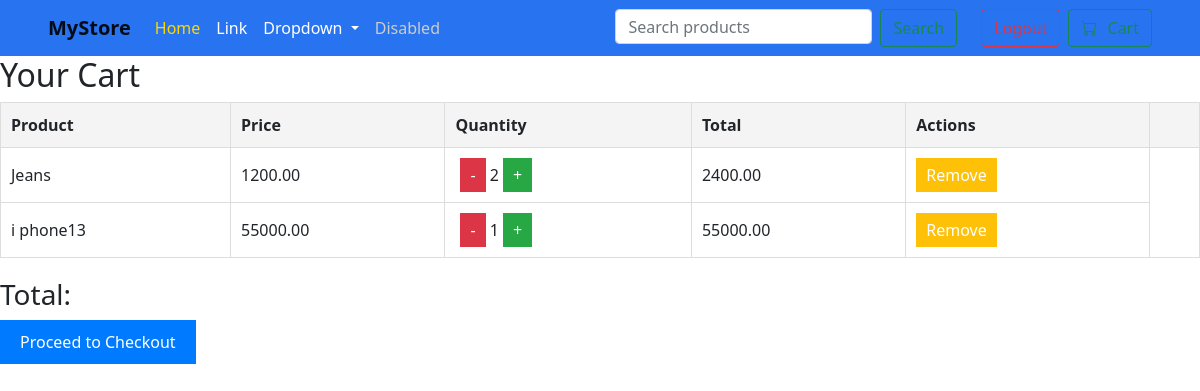
Screenshot of /cart/ (signed in) with the database file from the repository.
### Flipkart/models.py (models this page shows, shortened)
class CartItem(models.Model):
    cart = models.ForeignKey(Cart, related_name="cartitem_set", on_delete=models.CASCADE)  # Link to the Cart
    product = models.ForeignKey(Product, on_delete=models.CASCADE)  # Link to the Product
    quantity = models.PositiveIntegerField(default=1)  # Quantity of the product in the cart
    def total_price(self):
        return self.product.price * self.quantity

class Product(models.Model):
    name = models.CharField(max_length=255)
    description = models.TextField()
    price = models.DecimalField(max_digits=10, decimal_places=2)
    category=models.ForeignKey(Category, on_delete=models.CASCADE)
    image = models.ImageField(upload_to='product_images/', blank=True, null=True)
    date = models.DateTimeField(auto_now_add=True)

### Flipkart/views.py (the view, shortened to what this page needs)
# urls.py: path('cart/', cart_detail, name="cart_detail"),
@login_required
def cart_detail(request):
    cart = get_cart(request)
    return render(request, 'cart_detail.html', {'cart': cart})

### Flipkart/views.py (called while the page is built)
def get_cart(request):
    if request.user.is_authenticated:
        cart, created = Cart.objects.get_or_create(user=request.user)
    else:
        session_key = request.session.session_key
        if not session_key:
            request.session.create()  # session_key generate करें अगर अभी तक नहीं है
        cart, created = Cart.objects.get_or_create(session_id=session_key)
    return cart

### Flipkart/Templates/cart_detail.html (shortened to what this page needs)
{% extends "base.html" %}
{% block content %}
<h2>Your Cart</h2>
{% if cart.cartitem_set.all %}
<table style="width: 100%; border-collapse: collapse; border: 1px solid #ddd;">
    <thead>
        <tr style="background-color: #f4f4f4; text-align: left; padding: 10px;">
            <th style="padding: 10px; border: 1px solid #ddd;">Product</th>
            <th style="padding: 10px; border: 1px solid #ddd;">Price</th>
            <th style="padding: 10px; border: 1px solid #ddd;">Quantity</th>
            <th style="padding: 10px; border: 1px solid #ddd;">Total</th>
            <th style="padding: 10px; border: 1px solid #ddd;">Actions</th>
            <th style="padding: 10px; border: 1px solid #ddd;"></th>
        </tr>
    </thead>
    <tbody>
        {% for item in cart.cartitem_set.all %}
        <tr>
            <td style="padding: 10px; border: 1px solid #ddd;">{{ item.product.name }}</td>
            <td style="padding: 10px; border: 1px solid #ddd;">{{ item.product.price }}</td>
            <td style="padding: 10px; border: 1px solid #ddd;">
                <form action="{% url 'cart_detail' %}" method="POST" style="display: inline;">
                    <button type="submit" name="action" value="decrease_{{ item.id }}" style="padding: 5px 10px; margin-left: 5px; background-color: #dc3545; color: white; border: none; cursor: pointer;">-</button>
                  {{ item.quantity }}
                <form action="{% url 'cart_detail' %}" method="POST" style="display: inline;">
                    <button type="submit" name="action" value="increase_{{ item.id }}" style="padding: 5px 10px; margin-right: 5px; background-color: #28a745; color: white; border: none; cursor: pointer;">+</button>
                </form>
            </td>
            <td style="padding: 10px; border: 1px solid #ddd;">{{ item.total_price }}</td>
            <td style="padding: 10px; border: 1px solid #ddd;">
                <form action="{% url 'remove_from_cart' item.product.id %}" method="POST">
                    <button type="submit" style="padding: 5px 10px; background-color: #ffc107; color: white; border: none; cursor: pointer;">Remove</button>
                </form>
            </td>
        </tr>
        {% endfor %}
    </tbody>
</table>
<h3 style="margin-top: 20px;">Total: {{ cart.total_price }}</h3>
<button style="padding: 10px 20px; background-color: #007bff; color: white; border: none; cursor: pointer; font-size: 16px;">
    <a href="{% url 'checkout' %}" style="color: white; text-decoration: none;">Proceed to Checkout</a>
</button>
{% endif %}
{% endblock %}

### rows the page displays
CartItem: product.name "Jeans", product.price "1200.00", quantity "2", total_price "2400.00"
CartItem: product.name "i phone13", product.price "55000.00", quantity "1", total_price "55000.00"
